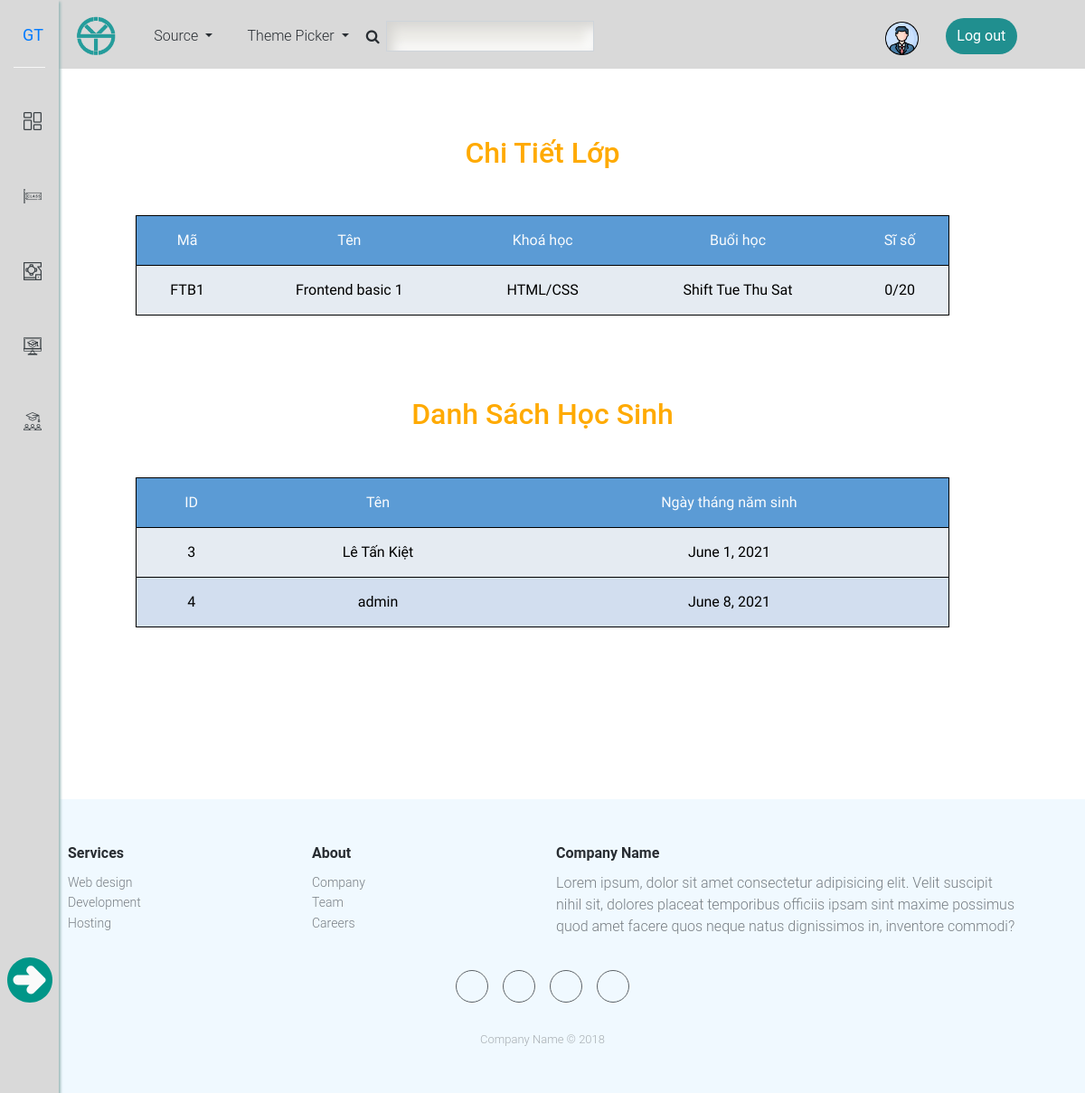
The app's page /class/1/, older data.
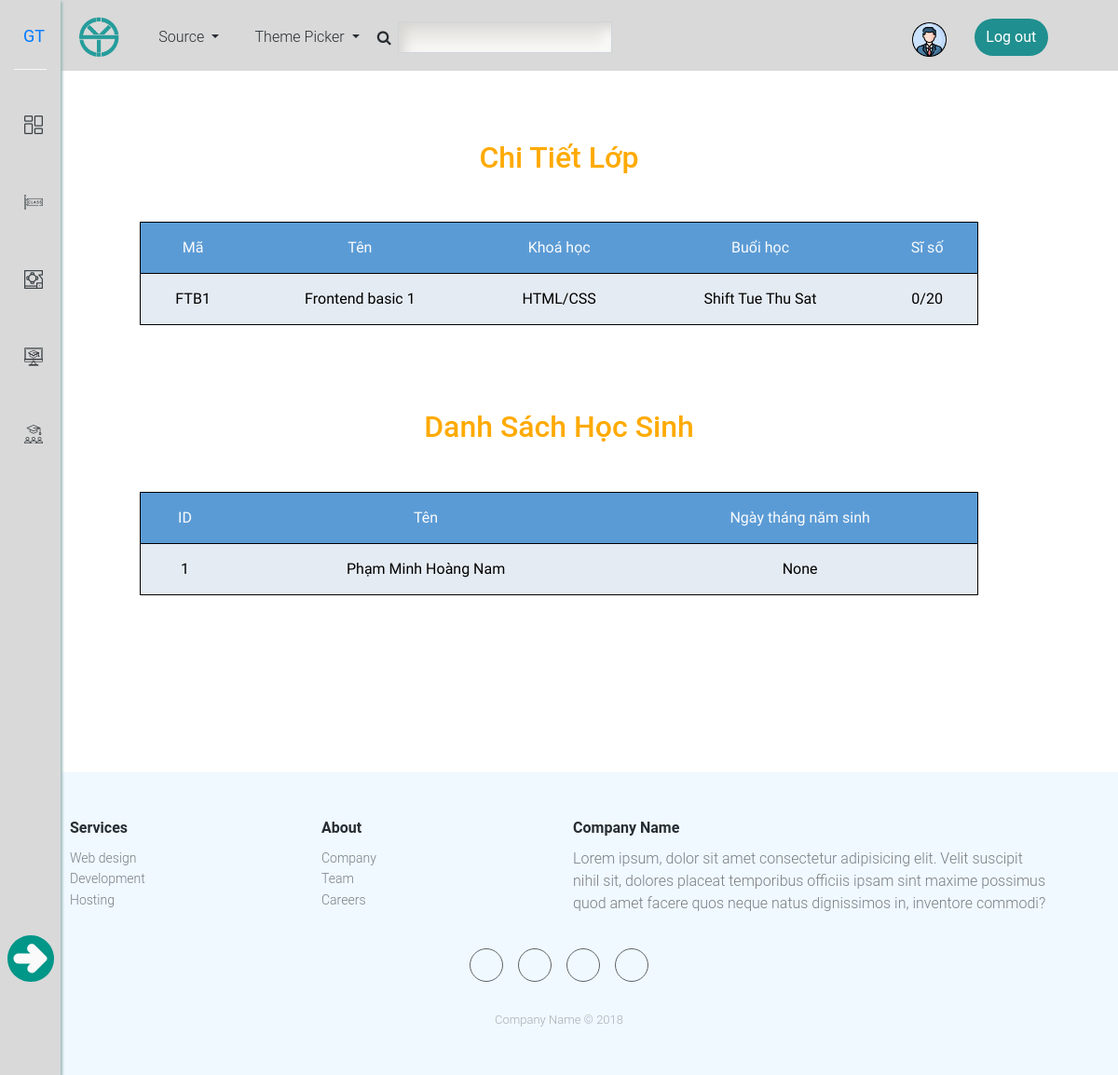
The same page, newer data.
### core/models.py (models this page shows, shortened)
class Student(models.Model):
    user = models.ForeignKey(User,on_delete=models.CASCADE, related_name="users",blank=True, null=True )
    name = models.CharField(default='',max_length=255)
    birth = models.DateField(blank=True, null=True)
    phone = models.CharField(default='',null=True,blank=True,max_length=13)
    classes = models.ManyToManyField(Class, blank=True, null=True , related_name="students")

### core/views.py (the view)
# urls.py: path('class/<int:pk>/', views.detail_class, name="detail_class"),
def detail_class(request, pk):
    cl = Class.objects.get(pk = pk)
    stds = cl.students.all()
    context = {
        'class':cl,
        'students':stds,
    }
    return render(request, 'core/detail_class.html', context)

### core/models.py (called while the page is built)
    def __str__(self):
        return self.name

### core/templates/core/detail_class.html (shortened to what this page needs)
{% extends 'core/base.html' %}
{% load static %}
{% block head %}
<link rel="stylesheet" href="{% static 'css/css/classes.css' %}">
{% endblock head %}
{% block contain %}
<div class="class-wrapper">
    <h2>Chi tiết lớp</h2>
    <div class="view">
        <table class="custom-table">
            <tr class="tr-title">
                <th>Mã</th>
                <th>Tên</th>
                <th>Khoá học</th>
                <th>Buổi học</th>
                <th>Sĩ số</th>
            </tr>
            <tr>
                <td>{{class.slug}}</td>
                <td>{{class.name}}</td>
                <td>{{class.course}}</td>
                <td>{{class.get_day_display}}</td>
                <td>{{class.number_student}}/{{class.number}}</td>
            </tr>
        </table>
    </div>
    <h2>Danh sách học sinh</h2>
    <div class="view">
        <table class="custom-table">
            <tr class="tr-title">
                <th>ID</th>
                <th>Tên</th>
                <th>Ngày tháng năm sinh</th>
            </tr>
            {% for std in students %}
            <tr>
                <td>{{std.id}}</td>
                <td>{{std.name}}</td>
                <td>{{std.birth}}</td>
            </tr>
            {% endfor %}
        </table>
    </div>
</div>
{% endblock contain %}

Row changes from the older to the newer data that the page shows:
removed Student: id "3", name "Lê Tấn Kiệt", birth "June 1, 2021"
removed Student: id "4", name "admin", birth "June 8, 2021"
added Student: id "1", name "Phạm Minh Hoàng Nam", birth "None"
